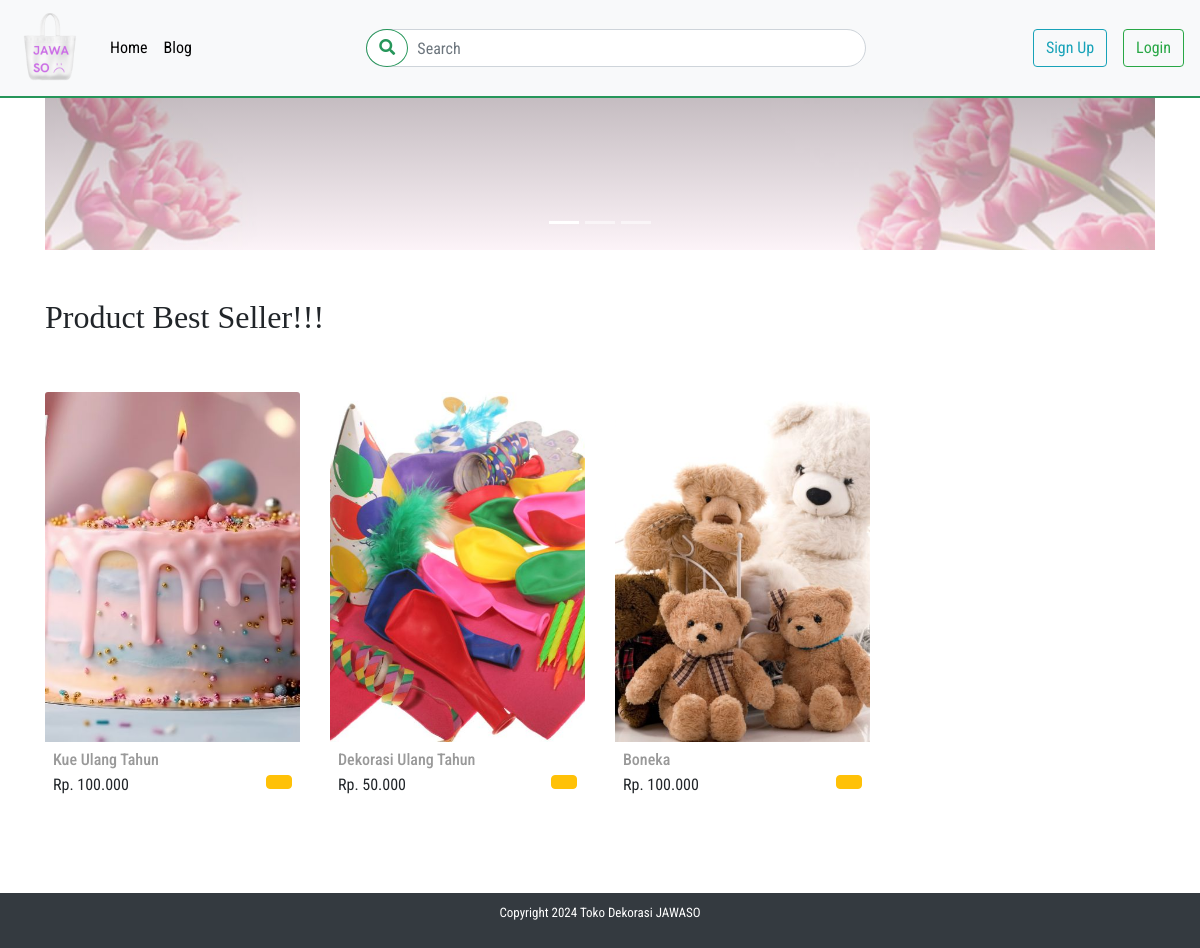
The page /collection/collection.php?category=2 on the database its author committed.
### tables this page shows
CREATE TABLE `product` (
  `id` int(11) NOT NULL,
  `image` text NOT NULL,
  `image2` text NOT NULL,
  `image3` text NOT NULL,
  `title` varchar(50) NOT NULL,
  `descriptions` varchar(255) NOT NULL,
  `price` int(11) NOT NULL,
  `categoryId` int(11) NOT NULL,
  `stok` int(11) NOT NULL
);

### init.php (called while the page is built)
<?php
$root_path = "/serkom";

### collection/collection.php (the view, shortened to what this page needs)
<?php
include_once  "../init.php";
include "../genral/functions.php";
include "../shared/header.php" ;
 include "../shared/nav.php" ;
 if(isset($_GET['category'])){
    $category = $_GET['category'];
    $slecetProduct = "SELECT * FROM category JOIN product ON categoryId = category.id AND product.categoryId = $category";
  $sProduct = mysqli_query($connectSQL ,$slecetProduct );
  $numRowSearch = mysqli_num_rows($sProduct);
  }
 ?>
<section id="home">
    <div class="product_carousel">
        <div class="container">
        <div class="Advertisement">
    <div id="carouselExampleIndicators" class="carousel slide" data-ride="carousel">
  <ol class="carousel-indicators">
    <li data-target="#carouselExampleIndicators" data-slide-to="0" class="active"></li>
    <li data-target="#carouselExampleIndicators" data-slide-to="1"></li>
    <li data-target="#carouselExampleIndicators" data-slide-to="2"></li>
  </ol>
  <div class="carousel-inner">
    <div class="carousel-item active">
    <div class="overlay"></div>
      <img src="<?php echo $root_path ?>/image/slide1.jpg" class="d-block w-100" alt="...">
    </div>
  </div>
</div>
    </div>
            <div class="landing pb-2 mt-5">
                <div class="row">
                    <div class="col-6">
                        <h2>Product Best Seller!!!</h2>
                        </div>
          <div class="col-6">
          </div>
        </div>
        <div id="content_product" class="content_product py-5">
            <?php if($numRowSearch > 0  ): ?>
                <div id="content-filter" class="row">
                        <?php foreach($sProduct as $data){ ?>
                          <?php $price = number_format($data['price'], 0, ',', '.'); ?>
                            <div class="col-lg-3 col-md-4 col-12 mb-3">
                                <div class="card wow animate__bounceInUp">
                                        <div class="card-head">
                                            <img src="../dashboard/product/upload/<?php echo $data['image'] ; ?>" class="card-img-top" alt="...">
                                        </div>
                                    <div class="card-body p-2" style="display: flex; justify-content: space-between; align-items: center;">
                                      <div>
                                      <h5 class='card-title'><?php echo $data['title'] ; ?></h5>
                                      <p class=""><?php echo 'Rp. ' . $price ;?></p>
                                      </div>
                                        <form method="POST" class="ml-auto">
                                            <button type="submit" name="add_to_cart" class="btn btn-warning" style="margin-left: 15px;"><ion-icon name="cart-outline" style="font-size: 1.5rem; margin-top: 5px;"></ion-icon></button>
                                        </form>
                                    </div>
                                </div>
                            </div>
                        <?php }?>
                </div>
                <?php else : ?>
                    <div class="not_found">
                    </div>
                    <?php endif; ?>
            </div>
        </div>
        </div>
    </div>
</section>
<?php include "../shared/footer.php" ?>

### css/main.css (style rules this page uses)
body { font-family: 'Oswald', sans-serif; font-family: 'Playfair Display', serif; font-family: 'Roboto Condensed', sans-serif; }
h1,h2,h3,h4,button { font-family: 'Oswald', sans-serif; font-family: 'Playfair Display', serif; }
.navbar,.landing { text-transform: capitalize; }
.Advertisement .overlay { height: 100%; width: 100%; position: absolute; background: linear-gradient(rgba(0, 0, 0, 0.356) ,rgba(255, 255, 255, 0.315)); }
.Advertisement .carousel-item { height: 250px; width: 100%; overflow: hidden; }
.Advertisement .carousel-item img { width: 100%; height: 100%; object-fit: cover; object-position: top; }
.card-title { white-space: nowrap; overflow: hidden; text-overflow: ellipsis; max-width: 100ch; }
.content_product .card img { height: 350px; width: 100%; object-fit: cover; object-position: top; transition: .8s; }
.content_product .card { border: none; transition: .8s; }
.content_product .card h5 { font-size:16px; color: #999; margin-bottom: 3px; }
.content_product .card p { font-size:16px; font-weight: 400; }
.content_product .card .card-head { overflow: hidden; position: relative; }

### rows shown on the page
product: image (picture), title "Kue Ulang Tahun", price "100.000"
product: image (picture), title "Dekorasi Ulang Tahun", price "50.000"
product: image (picture), title "Boneka", price "100.000"
